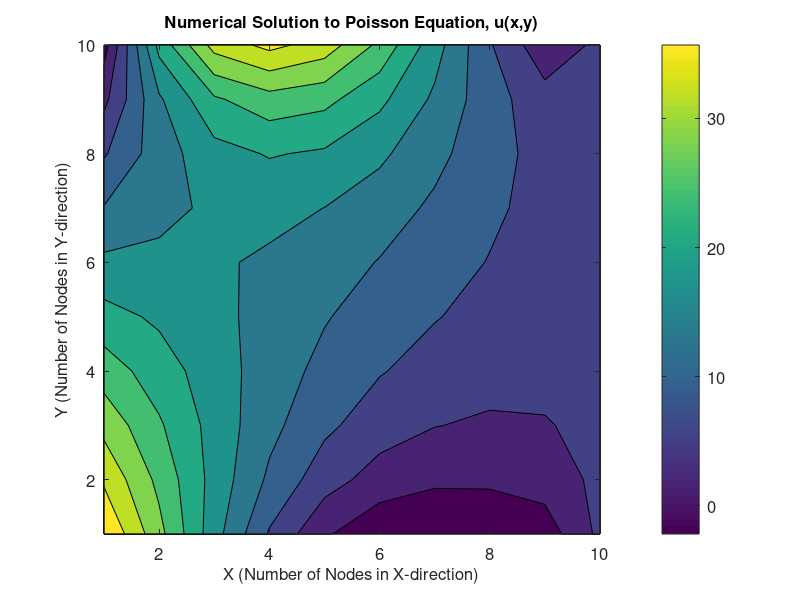
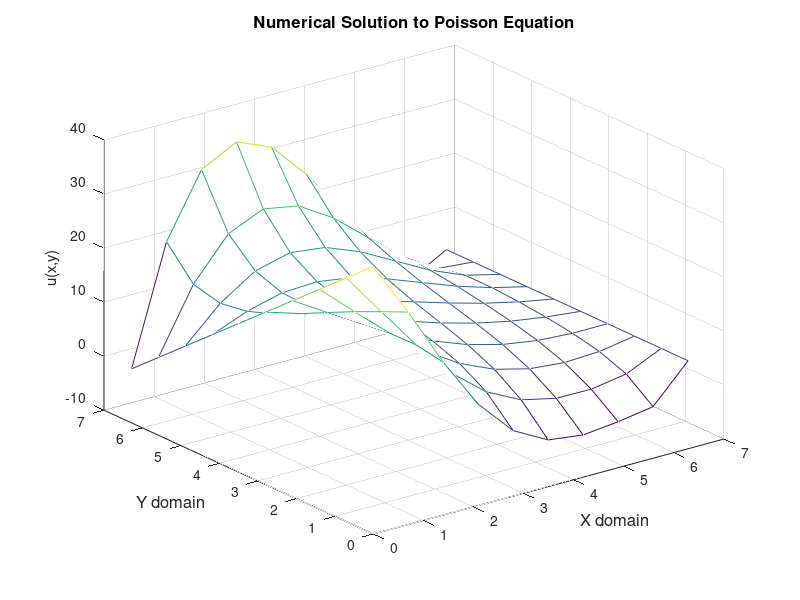

Source code (MATLAB) for these figures, in order:
% Scientific Computing
% Luis Espinoza, 1226327
% Project A - Poisson Equation
% Poisson Equation Solver using the Gauss- Seidel Method

clc
clear all

%% Define dimension of 2-D grid

a_x=0;
a_y=0;
b_x= (2*pi);  
b_y= (2*pi);

N=10;    % Number of Grid Points, change for grid convergence study  
Nx=N;    % Number of nodes in x-direction
Ny=N;    % Number of nodes in y-direction
tol=1e-06;   % Tolerance
err= 1;      % Error
iter=0;      % Iteration counter

x=linspace(a_x, b_x, Nx);   % Mesh
y=linspace(a_y, b_y, Ny);
h=x(2)-x(1);               % Step Size

%% Define u

u=zeros(Nx,Ny);

u(Nx,:)=x.*((2*pi)-x).^2;             % Given Boundary Conditions, optimization- instead of using for loops
u(1,:)=(((2*pi)-x).^2).*cos(x/2);
u(:,1)=(4*pi*pi)-((2*pi).*y);
u(:,Ny)=b_x;

F=sin(x/(2*pi))'*cos((y+pi)/2);      % Forcing function, optimization- instead of using a for loop


%% Iterative Looping- Gauss-Seidel Method

tic;        % Timer to evaluate Performance

while max(err(:)) > tol
    iter= iter + 1;
    
    uold=u;
    for i=2:Nx-1
        for j=2:Ny-1
            u(i,j)=0.25*(u(i+1,j)+ u(i-1,j)+ u(i,j+1)+ u(i,j-1)+ (F(i,j)*(h^2)));
        
        end
    end
    
    unew=u;
    err=abs((uold-unew)./unew);     % Equation for relative error. We only consider the maximum error
    
end

timedoc=toc;
fprintf('Number of iterations is %f.\n',iter)
fprintf('Running Time is %f seconds.\n',timedoc)

%% Plot the results

figure
contourf(u)
h=gca; 
get(h,'FontSize') ;
set(h,'FontSize',12);
colorbar('location','eastoutside','fontsize',12);
axis([1 Nx 1 Ny]);
xlabel('X (Number of Nodes in X-direction)','fontSize',12);
ylabel('Y (Number of Nodes in Y-direction)','fontSize',12);
title('Numerical Solution to Poisson Equation, u(x,y)','fontsize',12);
fh = figure(1);
set(fh, 'color', 'white');

figure
mesh(x,y,u)
xlabel('X domain','fontSize',12);
ylabel('Y domain','fontSize',12);
zlabel('u(x,y)')
title('Numerical Solution to Poisson Equation','fontsize',12);